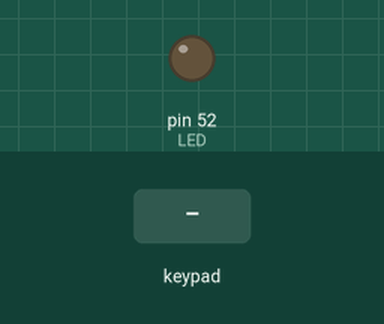
The sketch below on a simulated Arduino Mega 2560, built with avr-gcc and run on an emulated ATmega2560. On the bench: output pins drawn as LEDs (lit = HIGH). Inputs (shaded band) come from the test bench. What the sketch prints to the serial monitor is not drawn.

Above: at 1.2 s.
1.3 s: keypad keys 1 2 3 4 pressed 0.4 s apart
At 4.0 s:
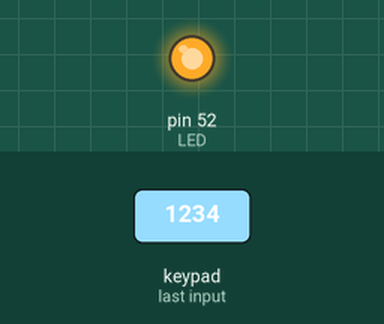
Timing chart, 0 to 5.5 s (numbered marks = the images above; inputs shaded):
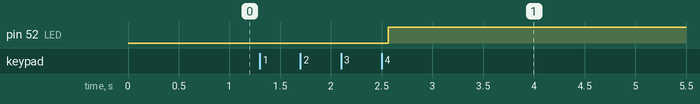

The sketch:

keypad_passlock.ino
```cpp
#include <Keypad.h>
#include <Password.h>

/**
 *
 * Arduino Pin Belegung
 *  GND am Keypad (links PIN 28)
 *  22, 24, 26, 28 (von rechts)
 *  LED 52 (100 Ohm an GND)
 */


//PWD SETUOP
Password password = Password( "1234" );
int currentPasswordLength = 0;
int maxPasswordLength = 4;

//NUMPAD SETUP
const byte ROWS = 1;
const byte COLS = 4;
char keys[ROWS][COLS] = {
    {'3','4','1','2'}
};
byte rowPins[ROWS] = {30}; //connect to the row pinouts of the keypad
byte colPins[COLS] = {22, 24, 26, 28}; //connect to the column pinouts of the keypad
Keypad keypad = Keypad( makeKeymap(keys), rowPins, colPins, ROWS, COLS );

//LED SETUP
int LED=52;


void setup() {
 Serial.begin(9600);
 pinMode(LED, OUTPUT);
 digitalWrite(LED, LOW); // Schalte die LED aus.
}

void loop() {
   char key = keypad.getKey();
   if (key != NO_KEY){
      delay(60);
        processNumberKey(key);
      }
   }


void processNumberKey(char key) {
   Serial.print(key);
   currentPasswordLength++;
   password.append(key);
   if (currentPasswordLength == maxPasswordLength) {
      checkPassword();
   }
}

void checkPassword() {
   if (password.evaluate()){
      Serial.println(" OK.");
      digitalWrite(LED, HIGH); // Schalte die LED an.
   } else {
      digitalWrite(LED, LOW); // Schalte die LED aus.
      Serial.println(" Wrong passwowrd!");
   }
   resetPassword();
}

void resetPassword() {
   password.reset();
   currentPasswordLength = 0;
}
```

Measured:
- after the input at 1.3 s, pin 52 (LED): LOW → HIGH after 1.3 s
